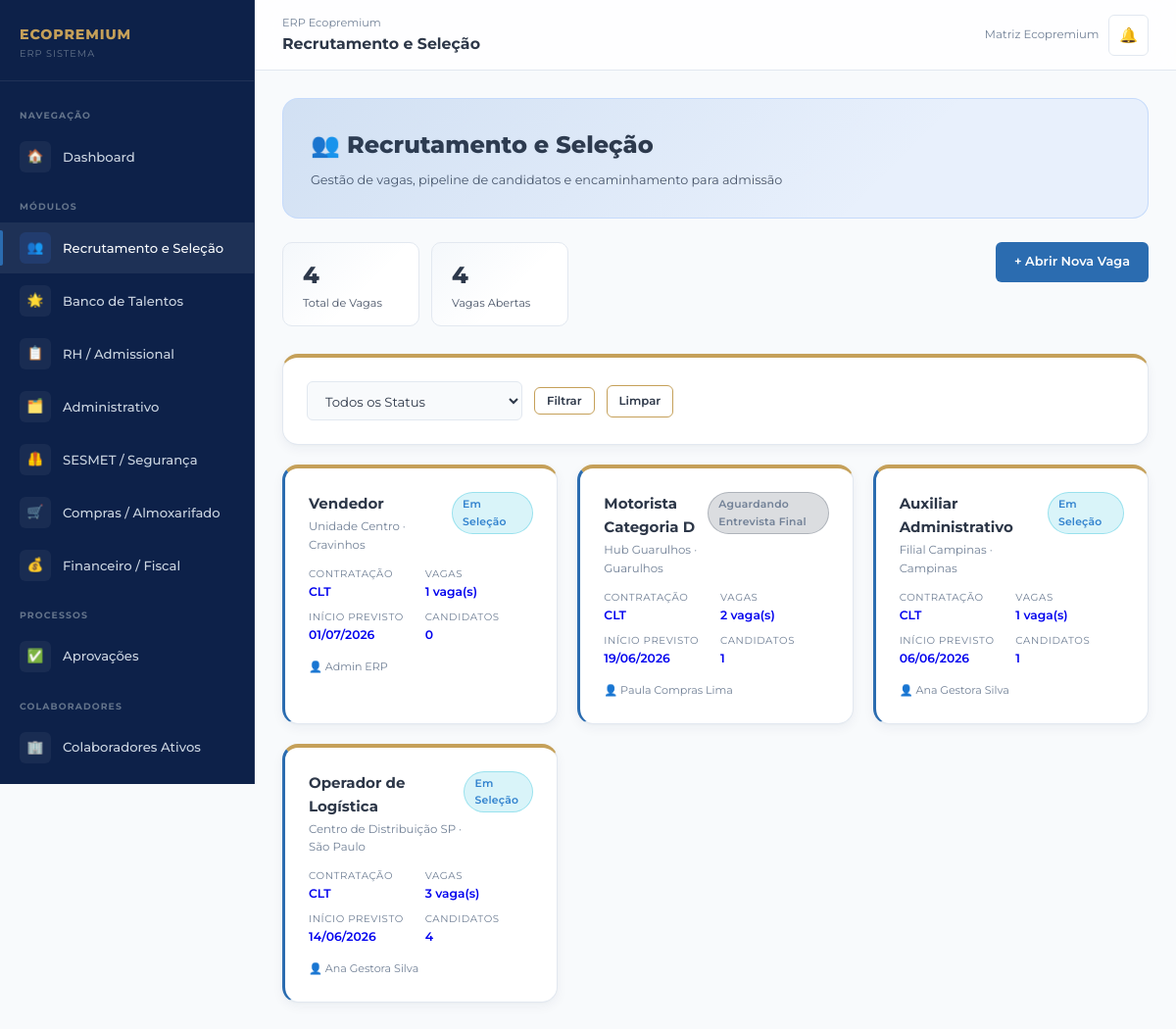
/recrutamento/ (signed in), run on an earlier commit of the app's database.
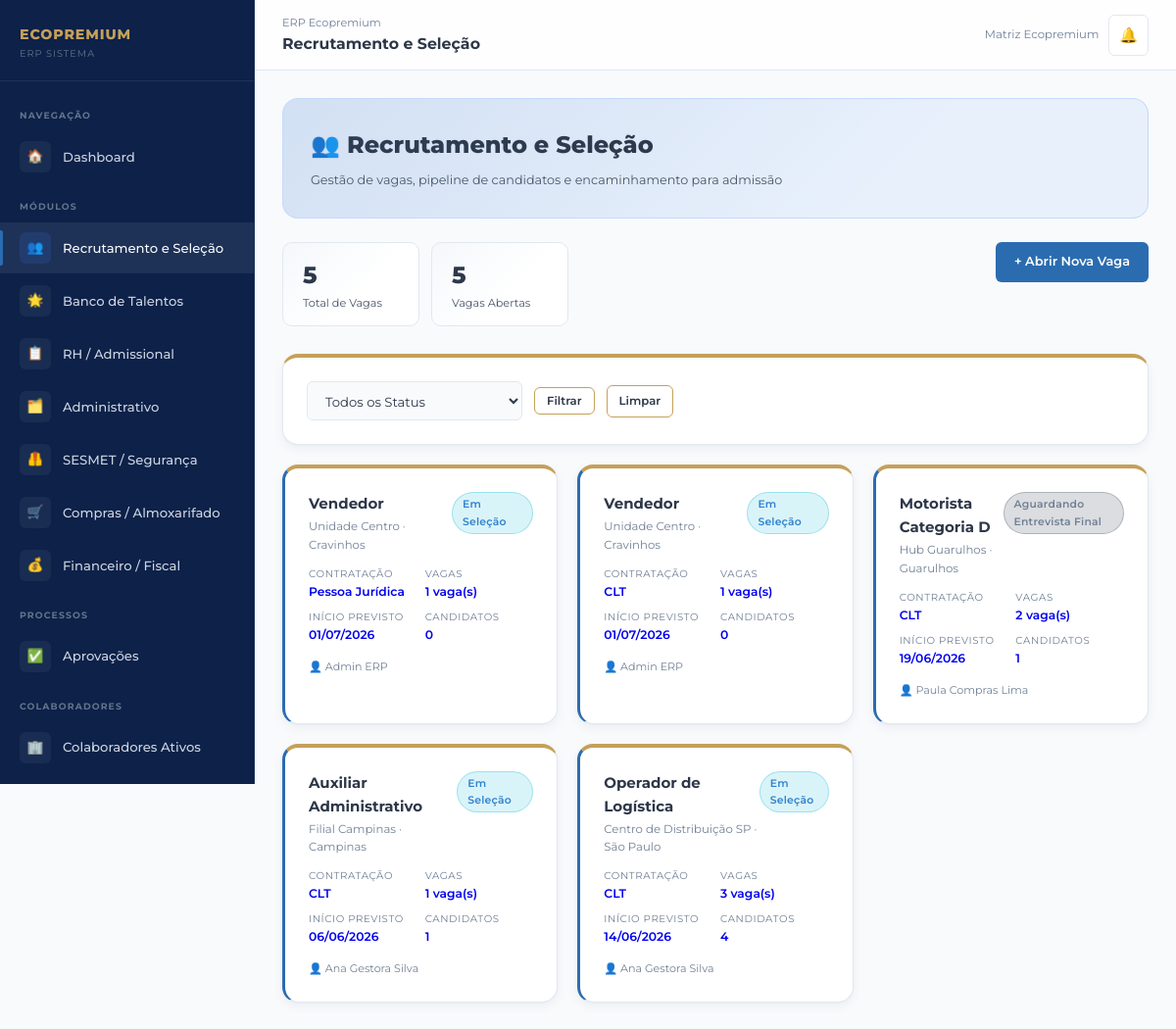
And on a later commit of the database.
### core/models.py (models this page shows, shortened)
class PerfilUsuario(models.Model):
    PERFIS = [
        ('admin', 'Administrador'),
        ('gestor', 'Gestor'),
        ('rh', 'RH / Departamento Pessoal'),
        ('financeiro', 'Financeiro / Fiscal'),
        ('sesmet', 'SESMET / Segurança do Trabalho'),
        ('compras', 'Compras / Almoxarifado'),
        ('operacional', 'Operacional'),
    ]
    MARCAS = [
        ('eco_premium', 'Eco Premium'),
        ('trip_premium', 'Trip Premium'),
        ('log_premium', 'Log Premium'),
        ('matriz', 'Matriz Ecopremium'),
    ]
    usuario = models.OneToOneField(User, on_delete=models.CASCADE, related_name='perfil')
    perfil = models.CharField(max_length=20, choices=PERFIS, default='operacional')
    marca = models.CharField(max_length=20, choices=MARCAS, default='eco_premium')
    unidade = models.CharField(max_length=100, default='Matriz')
    telefone = models.CharField(max_length=20, blank=True)
    avatar_iniciais = models.CharField(max_length=3, blank=True)
    criado_em = models.DateTimeField(auto_now_add=True)
    class Meta:
        verbose_name = 'Perfil de Usuário'
        verbose_name_plural = 'Perfis de Usuários'

### recrutamento/models.py (models this page shows, shortened)
class Vaga(models.Model):
    STATUS_CHOICES = [
        ('aguardando_aprovacao', 'Aguardando Aprovação'),
        ('informacoes_incompletas', 'Informações Incompletas'),
        ('em_selecao', 'Em Seleção'),
        ('aguardando_entrevista', 'Aguardando Entrevista Final'),
        ('preenchida', 'Vaga Preenchida'),
        ('cancelada', 'Cancelada'),
    ]
    TIPO_CONTRATACAO = [
        ('clt', 'CLT'),
        ('pj', 'Pessoa Jurídica'),
        ('temporario', 'Temporário'),
        ('estagio', 'Estágio'),
        ('autonomo', 'Autônomo'),
    ]
    nome_vaga = models.CharField(max_length=200, verbose_name='Nome da Vaga')
    quantidade_colaboradores = models.PositiveIntegerField(verbose_name='Quantidade de Colaboradores')
    cidade = models.CharField(max_length=100, verbose_name='Cidade')
    unidade = models.CharField(max_length=100, verbose_name='Unidade')
    perfil_desejado = models.TextField(verbose_name='Perfil Desejado')
    atividades = models.TextField(verbose_name='Atividades da Função')
    horario_trabalho = models.CharField(max_length=100, verbose_name='Horário de Trabalho')
    tipo_contratacao = models.CharField(max_length=20, choices=TIPO_CONTRATACAO, verbose_name='Tipo de Contratação')
    valor_salario = models.DecimalField(max_digits=10, decimal_places=2, verbose_name='Valor/Salário')
    previsao_inicio = models.DateField(verbose_name='Previsão de Início')
    exige_experiencia = models.BooleanField(default=False, verbose_name='Exige Experiência?')
    descricao_experiencia = models.TextField(blank=True, verbose_name='Descrição da Experiência Necessária')
    motivo_solicitacao = models.TextField(verbose_name='Motivo da Solicitação')
    gestor_responsavel = models.CharField(max_length=200, verbose_name='Nome do Gestor Responsável')
    gestor_usuario = models.ForeignKey(User, on_delete=models.SET_NULL, null=True, blank=True,
                                        related_name='vagas_abertas', verbose_name='Usuário Gestor')
    status = models.CharField(max_length=30, choices=STATUS_CHOICES, default='aguardando_aprovacao')
    observacoes = models.TextField(blank=True, verbose_name='Observações')
    criado_em = models.DateTimeField(auto_now_add=True)
    atualizado_em = models.DateTimeField(auto_now=True)
    class Meta:
        verbose_name = 'Vaga'
        verbose_name_plural = 'Vagas'
        ordering = ['-criado_em']

### recrutamento/views.py (the view)
# urls.py: path('', views.lista_vagas, name='lista_vagas'),
@login_required
def lista_vagas(request):
    vagas = Vaga.objects.all().prefetch_related('candidatos')
    status_filter = request.GET.get('status', '')
    if status_filter:
        vagas = vagas.filter(status=status_filter)
    context = {
        'vagas': vagas,
        'status_filter': status_filter,
        'status_choices': Vaga.STATUS_CHOICES,
        'total_vagas': Vaga.objects.count(),
        'vagas_abertas': Vaga.objects.exclude(status__in=['preenchida', 'cancelada']).count(),
    }
    return render(request, 'recrutamento/lista_vagas.html', context)

### templates/recrutamento/lista_vagas.html (shortened to what this page needs)
{% extends 'base.html' %}
{% block nav_recrutamento %}active{% endblock %}
{% block topbar_title %}Recrutamento e Seleção{% endblock %}
{% block content %}
<div class="module-banner mod-banner-1">
  <div class="mod-title">👥 Recrutamento e Seleção</div>
  <div class="mod-desc">Gestão de vagas, pipeline de candidatos e encaminhamento para admissão</div>
</div>
<div class="page-header">
  <div class="flex gap-3">
    <div class="kpi-card kpi-mod1" style="padding:14px 20px;min-width:140px;">
      <div style="font-size:1.6rem;font-weight:800;">{{ total_vagas }}</div>
      <div style="font-size:0.75rem;color:var(--text-secondary);">Total de Vagas</div>
    </div>
    <div class="kpi-card kpi-mod1" style="padding:14px 20px;min-width:140px;">
      <div style="font-size:1.6rem;font-weight:800;">{{ vagas_abertas }}</div>
      <div style="font-size:0.75rem;color:var(--text-secondary);">Vagas Abertas</div>
    </div>
  </div>
  <a href="{% url 'nova_vaga' %}" class="btn btn-mod1">+ Abrir Nova Vaga</a>
</div>
<div class="card mb-5">
  <form method="get" class="flex gap-3 items-center flex-wrap">
    <select name="status" class="form-control" style="max-width:220px;">
      <option value="">Todos os Status</option>
    </select>
    <button type="submit" class="btn btn-outline btn-sm">Filtrar</button>
    <a href="{% url 'lista_vagas' %}" class="btn btn-outline btn-sm">Limpar</a>
  </form>
</div>
{% if vagas %}
<div class="grid-auto">
  {% for vaga in vagas %}
  <a href="{% url 'detalhe_vaga' vaga.pk %}" style="text-decoration:none;">
    <div class="card" style="height:100%;cursor:pointer;border-left:3px solid var(--mod1-blue);">
      <div style="display:flex;justify-content:space-between;align-items:flex-start;margin-bottom:12px;">
        <div>
          <div style="font-weight:700;font-size:1rem;color:var(--text-primary);">{{ vaga.nome_vaga }}</div>
          <div style="font-size:0.78rem;color:var(--text-muted);margin-top:2px;">{{ vaga.unidade }} · {{ vaga.cidade }}</div>
        </div>
        <span class="badge badge-{% if vaga.status == 'em_selecao' %}info{% elif vaga.status == 'preenchida' %}success{% elif vaga.status == 'informacoes_incompletas' %}danger{% elif vaga.status == 'aguardando_aprovacao' %}warning{% else %}muted{% endif %}">
          {{ vaga.get_status_display }}
        </span>
      </div>
      <div style="display:grid;grid-template-columns:1fr 1fr;gap:8px;margin-bottom:14px;">
        <div>
          <div style="font-size:0.68rem;color:var(--text-muted);text-transform:uppercase;letter-spacing:.06em;">Contratação</div>
          <div style="font-size:0.82rem;font-weight:600;">{{ vaga.get_tipo_contratacao_display }}</div>
        </div>
        <div>
          <div style="font-size:0.68rem;color:var(--text-muted);text-transform:uppercase;letter-spacing:.06em;">Vagas</div>
          <div style="font-size:0.82rem;font-weight:600;">{{ vaga.quantidade_colaboradores }} vaga(s)</div>
        </div>
        <div>
          <div style="font-size:0.68rem;color:var(--text-muted);text-transform:uppercase;letter-spacing:.06em;">Início Previsto</div>
          <div style="font-size:0.82rem;font-weight:600;">{{ vaga.previsao_inicio|date:"d/m/Y" }}</div>
        </div>
        <div>
          <div style="font-size:0.68rem;color:var(--text-muted);text-transform:uppercase;letter-spacing:.06em;">Candidatos</div>
          <div style="font-size:0.82rem;font-weight:600;">{{ vaga.candidatos.count }}</div>
        </div>
      </div>
      <div style="display:flex;align-items:center;gap:8px;">
        <div style="font-size:0.74rem;color:var(--text-muted);">👤 {{ vaga.gestor_responsavel }}</div>
      </div>
    </div>
  </a>
  {% endfor %}
</div>
{% endif %}
{% endblock %}

### templates/base.html (shortened to what this page needs)
{% load static %}
<!DOCTYPE html>
<html lang="pt-BR">
<head>
  <link rel="stylesheet" href="{% static 'css/main.css' %}?v=2">
</head>
<body>
<div class="erp-layout">
  <aside class="sidebar" id="sidebar">
    <div class="sidebar-logo">
      <div class="sidebar-logo-text">
        <div class="brand-name">ECOPREMIUM</div>
        <div class="brand-sub">ERP Sistema</div>
      </div>
    </div>
    <nav class="sidebar-nav">
      <div class="nav-section-label">Navegação</div>
      <a href="{% url 'dashboard' %}" class="nav-item {% block nav_dashboard %}{% endblock %}">
        <span class="nav-icon">🏠</span>
        Dashboard
      </a>
      <div class="nav-section-label">Módulos</div>
      <a href="{% url 'lista_vagas' %}" class="nav-item mod1 {% block nav_recrutamento %}{% endblock %}">
        <span class="nav-icon">👥</span>
        Recrutamento e Seleção
      </a>
      <a href="{% url 'banco_talentos' %}" class="nav-item mod1 {% block nav_talentos %}{% endblock %}">
        <span class="nav-icon">🌟</span>
        Banco de Talentos
      </a>
      <a href="{% url 'lista_admissoes' %}" class="nav-item mod2 {% block nav_admissional %}{% endblock %}">
        <span class="nav-icon">📋</span>
        RH / Admissional
      </a>
      <a href="{% url 'lista_demandas' %}" class="nav-item mod3 {% block nav_administrativo %}{% endblock %}">
        <span class="nav-icon">🗂️</span>
        Administrativo
      </a>
      <a href="{% url 'dashboard_sesmet' %}" class="nav-item mod4 {% block nav_sesmet %}{% endblock %}">
        <span class="nav-icon">🦺</span>
        SESMET / Segurança
      </a>
      <a href="{% url 'painel_compras' %}" class="nav-item mod5 {% block nav_compras %}{% endblock %}">
        <span class="nav-icon">🛒</span>
        Compras / Almoxarifado
      </a>
      <a href="{% url 'painel_financeiro' %}" class="nav-item mod6 {% block nav_financeiro %}{% endblock %}">
        <span class="nav-icon">💰</span>
        Financeiro / Fiscal
      </a>
      <div class="nav-section-label">Processos</div>
      <a href="{% url 'aprovacoes_pendentes' %}" class="nav-item {% block nav_aprovacoes %}{% endblock %}" id="navAprovacoes">
        <span class="nav-icon">✅</span>
        Aprovações
      </a>
      <div class="nav-section-label">Colaboradores</div>
      <a href="{% url 'lista_colaboradores' %}" class="nav-item {% block nav_colaboradores %}{% endblock %}">
        <span class="nav-icon">🏢</span>
        Colaboradores Ativos
      </a>
    </nav>
  </aside>
  <div class="main-content">
    <div class="topbar">
      <div class="topbar-title">
        <span class="breadcrumb">ERP Ecopremium</span>
        {% block topbar_title %}Dashboard{% endblock %}
      </div>
      <div class="topbar-actions">
        <span style="font-size:0.78rem;color:var(--text-muted);">
          {% if user.perfil %}{{ user.perfil.get_marca_display }}{% endif %}
        </span>
        <a href="#" class="notif-btn" id="notifBtn" title="Notificações">
          🔔
        </a>
      </div>
    </div>
    <div class="content-area">
      {% block content %}{% endblock %}
    </div>
  </div>
</div>
</body>
</html>

What changed in the data, as far as the page shows it:
added Vaga: nome_vaga "Vendedor", unidade "Unidade Centro", cidade "Cravinhos", status "Em Seleção", tipo_contratacao "Pessoa Jurídica", quantidade_colaboradores "1", previsao_inicio "01/07/2026", candidatos.count "0", gestor_responsavel "Admin ERP"
Also different on the page:
{{ total_vagas }}: "4" → "5"
{{ vagas_abertas }}: "4" → "5"
